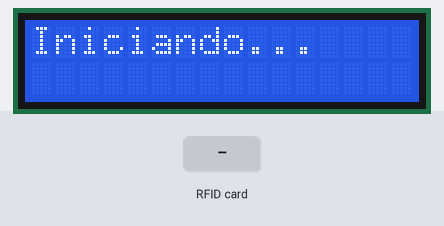
Simulated run of this sketch. Board: ESP8266 (NodeMCU). Shown: 16×2 character LCD. The inputs (shaded band) are chosen by the test bench. WiFi joins after 1.5 s; servers stay silent unless stated; uploads are accepted with an empty reply; the local clock reads 2024-03-15 10:24:30 at power-on unless the sketch sets it; storage starts empty; what the sketch prints to the serial monitor is not drawn.

Above: at 0.1 s.
At 2.8 s:
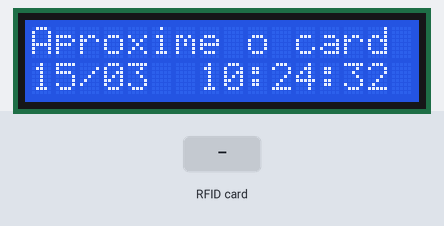
2.9 s: RFID card 5E 7A 19 C4 held to the reader
At 3.8 s:
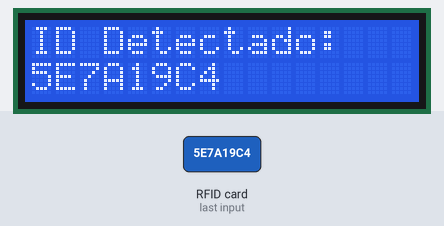
Timing chart, 0 to 5.9 s (numbered marks = the images above; inputs shaded):
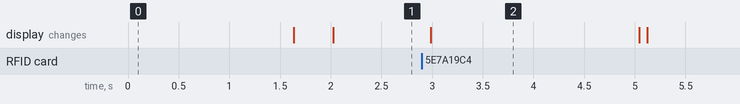

Measured:
- after the input at 2.9 s, the display: changes after 0.09 s (image 2)
- what the display in image 2 shows lasts 2.0 s, from 3.0 s to 5.0 s

The sketch:

NFC_Offline_Version.ino
```cpp
// ======================================================================
// LEITOR DE PONTO NFC - OFFLINE FIRST (RTC + LCD + LITTLEFS)
// ======================================================================

#include <ESP8266WiFi.h>
#include <ESP8266HTTPClient.h>
#include <WiFiClient.h>
#include <ArduinoJson.h>
#include <Wire.h>
#include <PN532_I2C.h>
#include <PN532.h>
#include <LittleFS.h>
#include <time.h>
#include <RTClib.h>
#include <LiquidCrystal_I2C.h>

// --- 1. Configurações de Rede ---
const char* ssid = "Rede Maluso";
const char* password = "malusomen";

// --- 2. Configuração da API ---
const char* serverAddress = "10.26.98.59";
const int serverPort = 5000;

// --- 3. Configurações de Tempo (NTP) ---
const long  gmtOffset_sec = -10800;
const int   daylightOffset_sec = 0;

// --- 4. Configurações do Hardware ---
PN532_I2C pn532i2c(Wire);
PN532 nfc(pn532i2c);
RTC_DS1307 rtc;
LiquidCrystal_I2C lcd(0x27, 16, 2);

const char* FILE_PATH = "/fila_ponto.txt";
unsigned long lastSyncAttempt = 0;
const unsigned long syncInterval = 10000;

// Protótipos
void connectToWiFi();
void handleCardRead();
void salvarOffline(String cardUid, time_t timestamp);
void processarFilaOffline();
int enviarRequisicaoLogicaCompleta(String cardUid, long timestamp);
int enviarRequisicao(String endpoint, String cardUid, long timestamp);

void setup() {
  Serial.begin(115200);

  Wire.begin();

  lcd.init();
  lcd.backlight();
  lcd.setCursor(0, 0);
  lcd.print("Iniciando...");

  if (!LittleFS.begin()) {
    Serial.println("ERRO: LittleFS!");
    lcd.clear();
    lcd.print("Erro LittleFS");
    return;
  }

  if (!rtc.begin()) {
    Serial.println("ERRO: RTC!");
  }

  // Ajusta o RTC caso esteja parado ou com data inválida
  if (!rtc.isrunning() || rtc.now().year() < 2024) {
    rtc.adjust(DateTime(F(__DATE__), F(__TIME__)));
  }

  nfc.begin();
  if (!nfc.getFirmwareVersion()) {
    Serial.println("ERRO: PN53x!");
    lcd.clear();
    lcd.print("Erro NFC");
    while (1) { delay(10); }
  }

  nfc.setPassiveActivationRetries(0xFF);
  nfc.SAMConfig();

  connectToWiFi();
  lcd.clear();
}

void loop() {
  // Exibe mensagem de espera
  lcd.setCursor(0, 0);
  lcd.print("Aproxime o card ");

  // Exibe relógio atualizado no LCD
  DateTime agora = rtc.now();
  char horaFormatada[17];
  sprintf(horaFormatada, "%02d/%02d  %02d:%02d:%02d", agora.day(), agora.month(), agora.hour(), agora.minute(), agora.second());
  lcd.setCursor(0, 1);
  lcd.print(horaFormatada);

  handleCardRead();

  if (WiFi.status() == WL_CONNECTED && (millis() - lastSyncAttempt > syncInterval)) {
    processarFilaOffline();
    lastSyncAttempt = millis();
  }
  delay(50);
}

void handleCardRead() {
  boolean success;
  uint8_t uid[] = { 0, 0, 0, 0, 0, 0, 0 };
  uint8_t uidLength;

  success = nfc.readPassiveTargetID(PN532_MIFARE_ISO14443A, &uid[0], &uidLength, 50);

  if (success) {
    lcd.clear();
    lcd.print("Lendo...");

    String cardUid = "";
    for (byte i = 0; i < uidLength; i ++) {
      cardUid += (uid[i] < 0x10 ? "0" : "");
      cardUid += String(uid[i], HEX);
    }
    cardUid.toUpperCase();

    time_t now = rtc.now().unixtime();

    lcd.setCursor(0, 0);
    lcd.print("ID Detectado:");
    lcd.setCursor(0, 1);
    lcd.print(cardUid);

    salvarOffline(cardUid, now);

    // Espera 2 segundos para o usuário ver o ID no visor
    delay(2000);

    // Aguarda o cartão ser removido
    while (nfc.readPassiveTargetID(PN532_MIFARE_ISO14443A, &uid[0], &uidLength, 50)) {
        delay(100);
    }
    lcd.clear();
  }
}

void salvarOffline(String cardUid, time_t timestamp) {
  File file = LittleFS.open(FILE_PATH, "a");
  if (file) {
    file.print(cardUid);
    file.print(";");
    file.println(timestamp);
    file.close();
    Serial.println("Ponto salvo offline.");
  }
}

void processarFilaOffline() {
  if (!LittleFS.exists(FILE_PATH)) return;
  File file = LittleFS.open(FILE_PATH, "r");
  if (!file) return;

  if (file.size() == 0) {
    file.close();
    LittleFS.remove(FILE_PATH);
    return;
  }

  String pendingData = "";
  while (file.available()) {
    pendingData += (char)file.read();
  }
  file.close();

  String remainingData = "";
  int processedCount = 0;
  int strIndex = 0;

  while (strIndex < pendingData.length()) {
    int endIndex = pendingData.indexOf('\n', strIndex);
    if (endIndex == -1) endIndex = pendingData.length();

    String line = pendingData.substring(strIndex, endIndex);
    line.trim();

    if (line.length() > 0) {
      int sep = line.indexOf(';');
      String lineUID = "";
      long rawTs = 0;

      if (sep != -1) {
          lineUID = line.substring(0, sep);
          rawTs = line.substring(sep + 1).toInt();
      } else {
          lineUID = line;
      }

      int result = enviarRequisicaoLogicaCompleta(lineUID, rawTs);
      if (result != -1) {
        processedCount++;
      } else {
        remainingData += line + "\n";
      }
    }
    strIndex = endIndex + 1;
  }

  if (processedCount > 0) {
    if (remainingData.length() == 0) {
      LittleFS.remove(FILE_PATH);
    } else {
      File fileWrite = LittleFS.open(FILE_PATH, "w");
      fileWrite.print(remainingData);
      fileWrite.close();
    }
  }
}

int enviarRequisicaoLogicaCompleta(String cardUid, long timestamp) {
  int httpCode = enviarRequisicao("/ponto/entrada", cardUid, timestamp);
  if (httpCode == 201) return 201;

  if (httpCode == 400) {
    int httpCodeSaida = enviarRequisicao("/ponto/saida", cardUid, timestamp);
    if (httpCodeSaida == 200) return 200;
  }
  return httpCode;
}

int enviarRequisicao(String endpoint, String cardUid, long timestamp) {
  WiFiClient client;
  HTTPClient http;
  String url = "http://" + String(serverAddress) + ":" + String(serverPort) + endpoint;

  if (http.begin(client, url)) {
    http.addHeader("Content-Type", "application/json");
    StaticJsonDocument<200> doc;
    doc["card_uid"] = cardUid;
    doc["timestamp"] = timestamp;
    String payload;
    serializeJson(doc, payload);
    int code = http.POST(payload);
    http.end();
    return code;
  }
  return -1;
}

void connectToWiFi() {
  if (WiFi.status() == WL_CONNECTED) return;
  WiFi.begin(ssid, password);
  int retries = 0;
  while (WiFi.status() != WL_CONNECTED && retries < 15) {
    delay(500); retries++;
  }
  if (WiFi.status() == WL_CONNECTED) {
    configTime(gmtOffset_sec, daylightOffset_sec, "pool.ntp.org", "time.nist.gov");
    time_t now = time(nullptr);
    int r = 0;
    while (now < 100000 && r < 10) { delay(500); now = time(nullptr); r++; }
    if (now > 100000) {
      struct tm * ti = localtime(&now);
      rtc.adjust(DateTime(ti->tm_year + 1900, ti->tm_mon + 1, ti->tm_mday, ti->tm_hour, ti->tm_min, ti->tm_sec));
    }
  }
}
```
